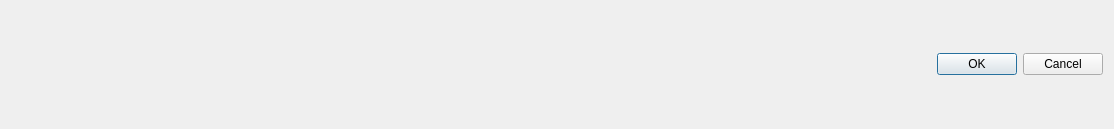
<?xml version="1.0" encoding="UTF-8"?>
<ui version="4.0">
 <class>EmptyDialog</class>
 <widget class="QDialog" name="EmptyDialog">
  <property name="geometry">
   <rect>
    <x>0</x>
    <y>0</y>
    <width>1114</width>
    <height>129</height>
   </rect>
  </property>
  <property name="windowTitle">
   <string>Dialog</string>
  </property>
  <layout class="QGridLayout" name="gridLayout">
   <item row="1" column="0">
    <widget class="QDialogButtonBox" name="buttonBox">
     <property name="orientation">
      <enum>Qt::Horizontal</enum>
     </property>
     <property name="standardButtons">
      <set>QDialogButtonBox::Cancel|QDialogButtonBox::Ok</set>
     </property>
    </widget>
   </item>
   <item row="0" column="0">
    <layout class="QGridLayout" name="gridLayout_2"/>
   </item>
  </layout>
 </widget>
 <resources/>
 <connections>
  <connection>
   <sender>buttonBox</sender>
   <signal>accepted()</signal>
   <receiver>EmptyDialog</receiver>
   <slot>accept()</slot>
   <hints>
    <hint type="sourcelabel">
     <x>248</x>
     <y>254</y>
    </hint>
    <hint type="destinationlabel">
     <x>157</x>
     <y>274</y>
    </hint>
   </hints>
  </connection>
  <connection>
   <sender>buttonBox</sender>
   <signal>rejected()</signal>
   <receiver>EmptyDialog</receiver>
   <slot>reject()</slot>
   <hints>
    <hint type="sourcelabel">
     <x>316</x>
     <y>260</y>
    </hint>
    <hint type="destinationlabel">
     <x>286</x>
     <y>274</y>
    </hint>
   </hints>
  </connection>
 </connections>
</ui>
